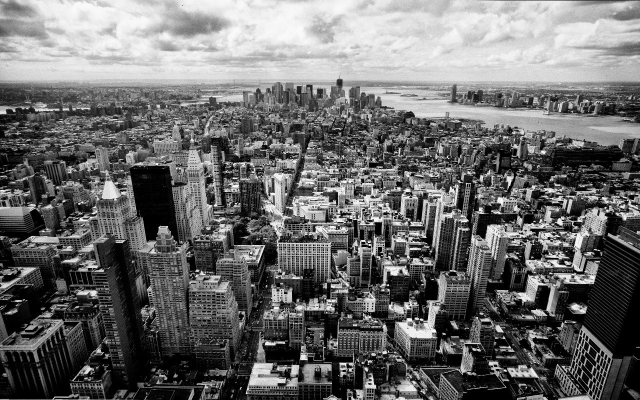
%> input picture lecture13/skyline.jpg, 1280 x 800 px (shown at 1/2 size)
$ octave robt310_lecture13.m   (GNU Octave 9; MATLAB toolbox functions it lacks are replaced by stand-ins)
%> lines starting %> are read from the running program, lines starting %| are printed output that depends on the picture; in (x1, y1, x2, y2) boxes, pixels count from 0 and x2, y2 are one past the last pixel; in counts of white or black regions, pixels touching at a corner belong together; the program's own positions count from 1
### lecture13/lpfilter.m
function [H,D] = lpfilter(type,M,N,DO,n)
%
%  H = lpfilter(type,M,N,DO,n)
%  TYPE, DO, and n:
%  'ideal'     DO must be positive, n need not be supplied.
%  'btw'       DO must be positive, the default value for n is 1.0.
%  'gaussian'  DO must be positive, n need not be supplied.
%

[U,V] = dftuv(M,N);
D = sqrt(U.^2+V.^2);
switch type
    case 'ideal'
        H = double(D <= DO);
    case 'btw'
        if nargin == 4
            n = 1;
        end
        H = 1./(1+(D./DO).^(2*n));
    case 'gaussian'
        H = exp(-(D.^2)./(2*(DO^2)));
    otherwise
        error('Unknown filter type.')
end

### lecture13/robt310_lecture13.m
%% ROBT 310 - Lecture 13 - Filtering in the Frequency Domain Matlab Codes
%

clc; clear; close all; % Clear the environment

%% Spatial Domain Sobel Filter

%Create the Spacial Filtered Image
I = imread('skyline.jpg');
%> I is the input picture: size 800x1280x3 uint8; min 0, max 255, mean 107.6
I = rgb2gray(I);
%> I: size 800x1280 uint8
I = I(1:800, 1:800);
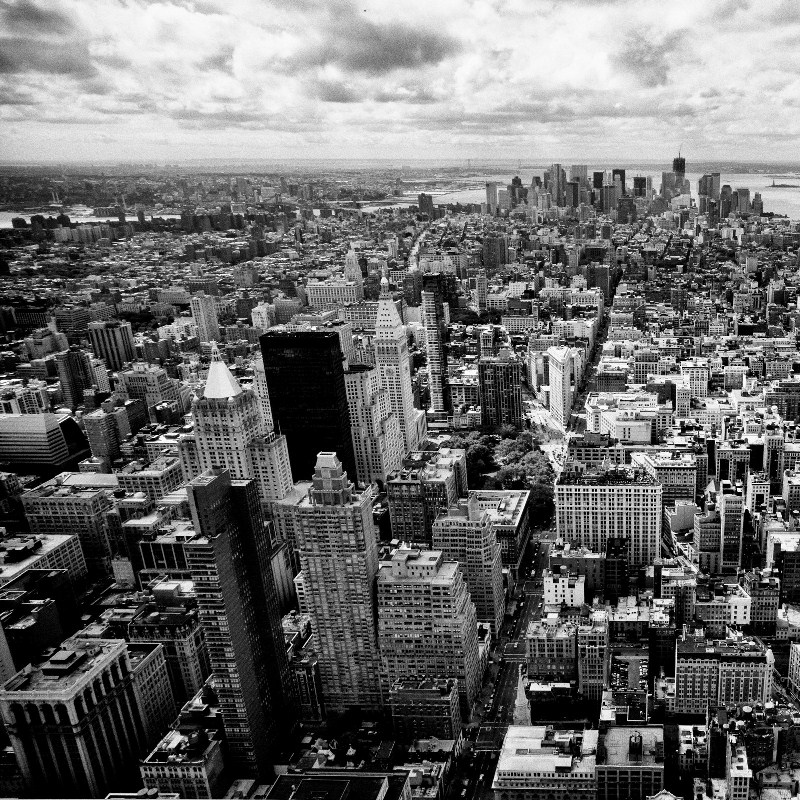
%> I: size 800x800 uint8; min 0, max 255, mean 107.1
h = fspecial('sobel');
I_sobel = imfilter(double(I), h, 0, 'conv');
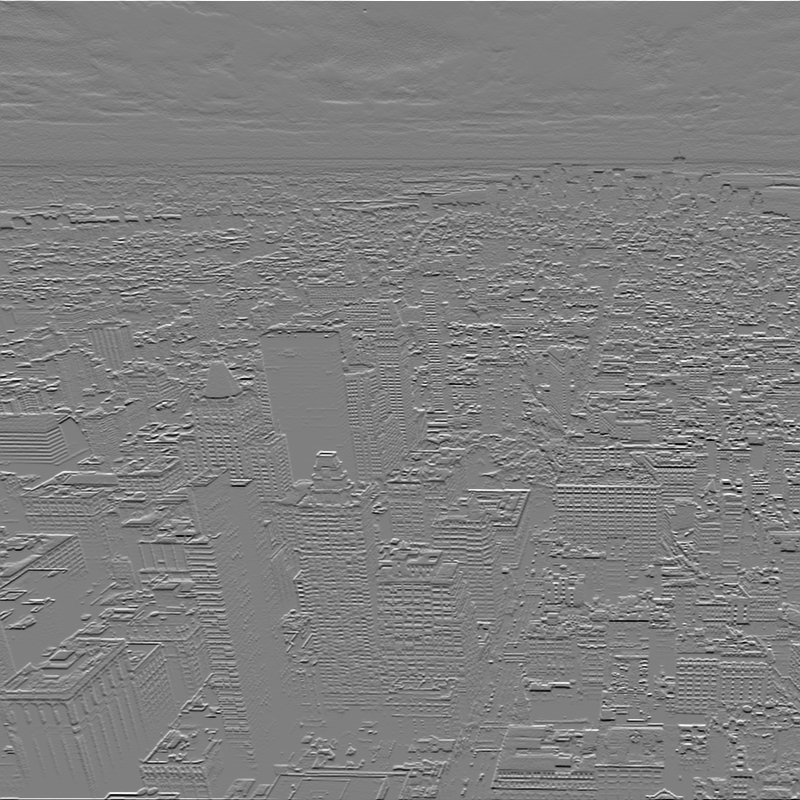
%> I_sobel: size 800x800 double; min -996, max 995, mean -0.6; drawn with min black and max white

%Display results (show all values)
figure(1); imshow(I);
figure(2); imshow(I_sobel);
%> after `imshow(I_sobel)`:
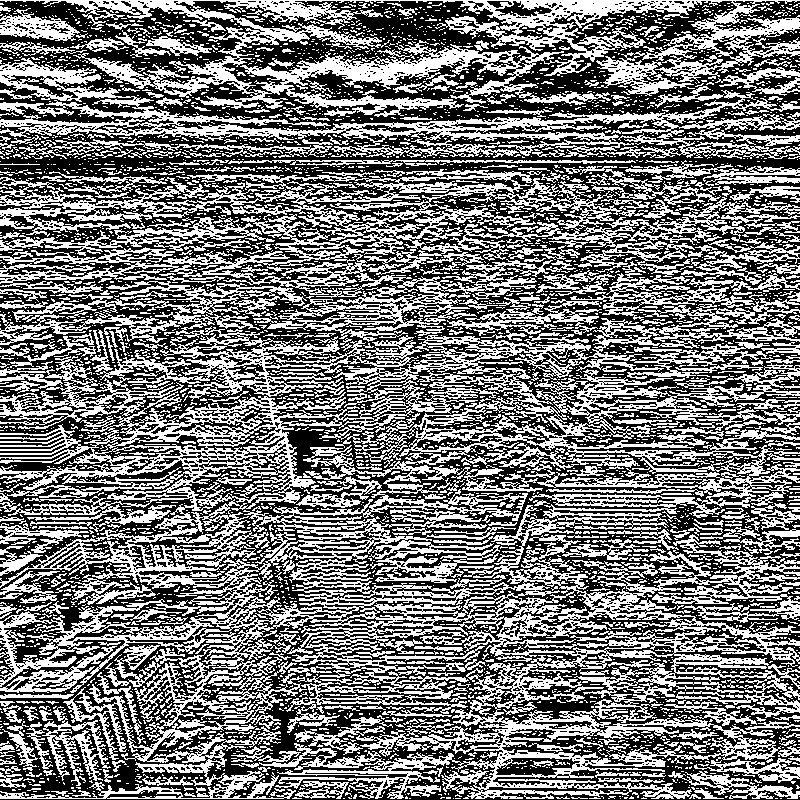
%> displayed picture: size 800x800, on the screen's scale of 0 to 255; 46.6% white in thin lines or dots
title('Spatial Domain Sobel Filtered Image',...
      'FontWeight','Demi')

%% Frequency Domain Implementation of the Sobel Filter

F = fft2(double(I));
figure(10); imshow(log(abs(fftshift(F))));
H = fft2(double(h), 800, 800);
figure(11); imshow(log(abs(fftshift(H))));
F_sobel = H.*F;
I_sobel2 = ifft2(F_sobel);
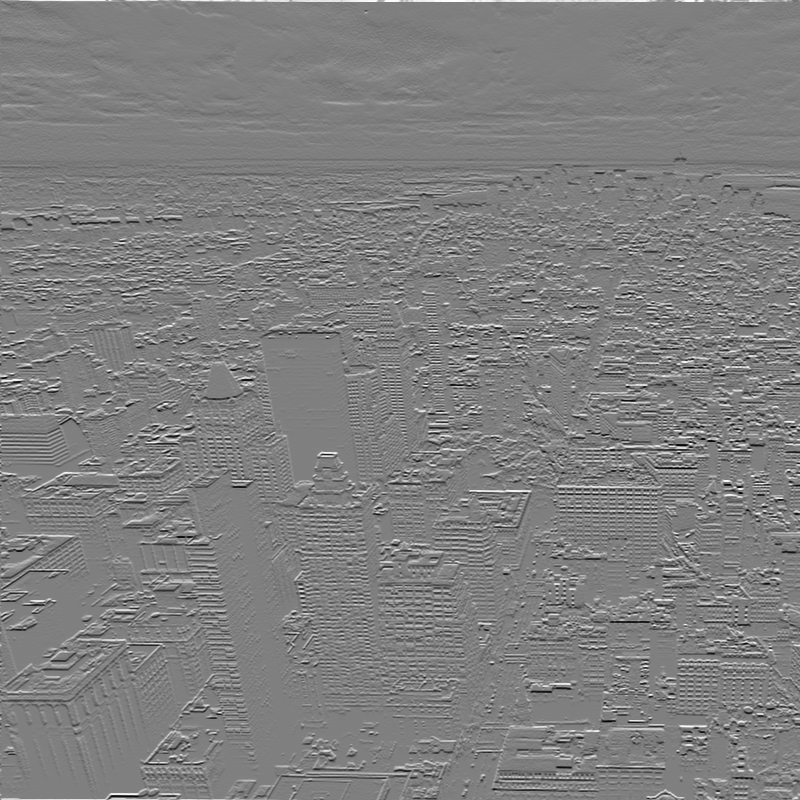
%> I_sobel2: size 800x800 double; min -996, max 992, mean 0; drawn with min black and max white

%Display results (show all values)
figure(3); imshow(I_sobel2);
%> after `imshow(I_sobel2)`:
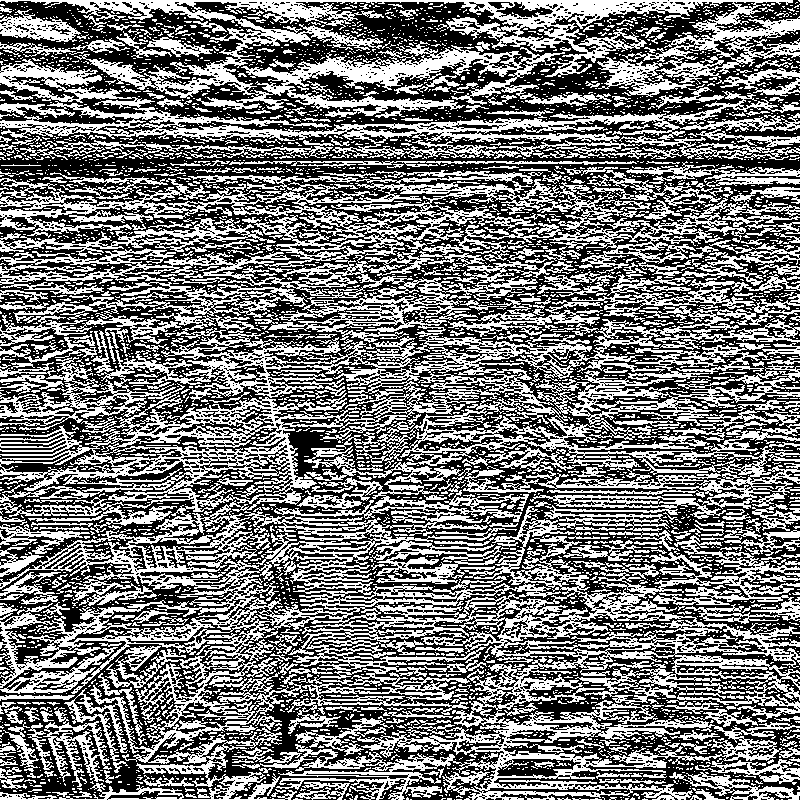
%> displayed picture: size 800x800, on the screen's scale of 0 to 255; 46.7% white in thin lines or dots
title('Frequncy Domain Sobel Filtered Image','FontWeight','Demi')

%% Frequency Domain Specific Filter

%Create a Ideal Lowpass with cutoff 500
D0 = 1500;
H = lpfilter('ideal', 800, 800, D0);
%> the run ends on the next line

$ run again, with lecture13/blown_ic_crop.tif saved as lecture13/skyline.jpg
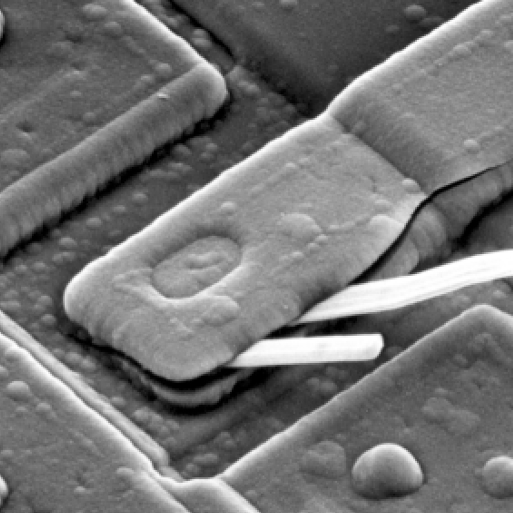
%> input picture lecture13/blown_ic_crop.tif, 1026 x 1026 px (shown at 1/2 size)
%> I is the input picture: size 1026x1026 uint8; min 0, max 255, mean 115.6
%> I: size 800x800 uint8
%> `imshow(I_sobel)`:
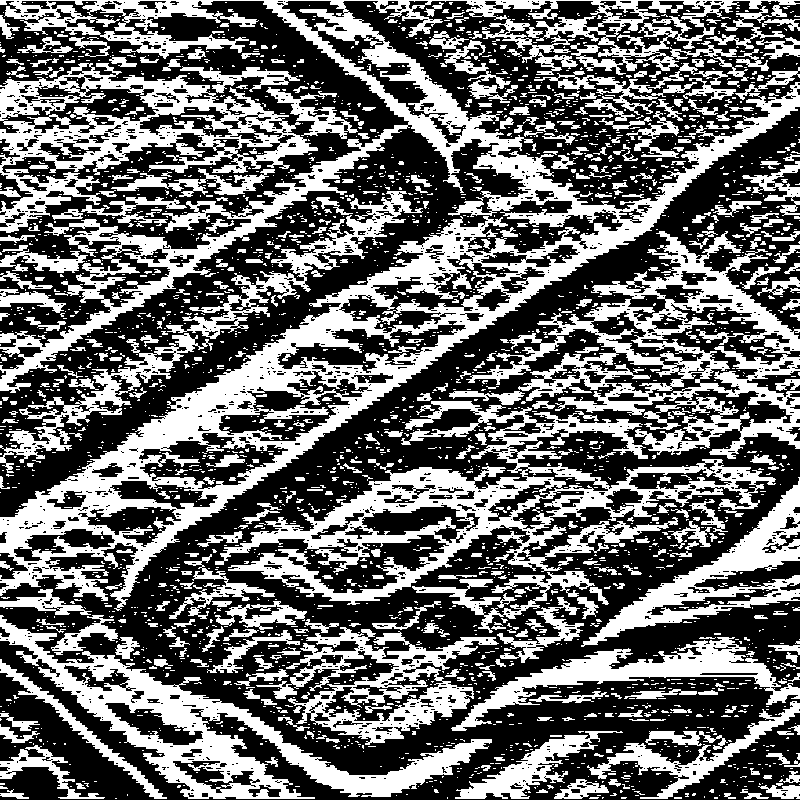
%> displayed picture: size 800x800, on the screen's scale of 0 to 255; 41.8% white; 2958 white regions (2492 under 20 px), largest, box (x1, y1, x2, y2) and area: (0, 0, 800, 611) 81897, (215, 401, 776, 605) 25536, (466, 231, 800, 459) 20748
%> `imshow(I_sobel2)`:
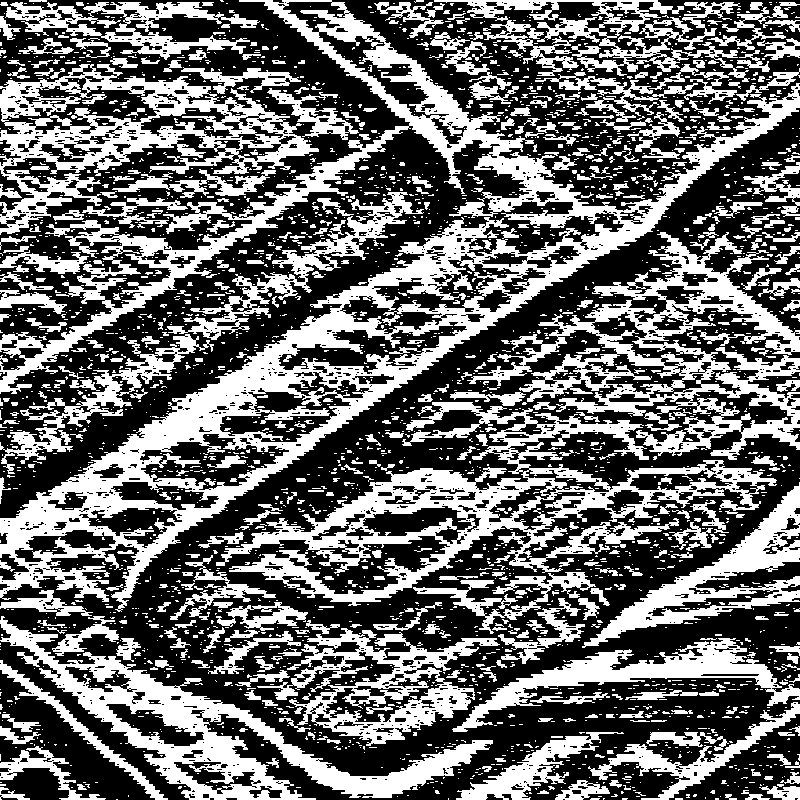
%> displayed picture: size 800x800, on the screen's scale of 0 to 255; 41.7% white; 2979 white regions (2504 under 20 px), largest, box (x1, y1, x2, y2) and area: (0, 0, 800, 612) 67310, (216, 402, 777, 606) 25536, (467, 232, 800, 460) 20692
